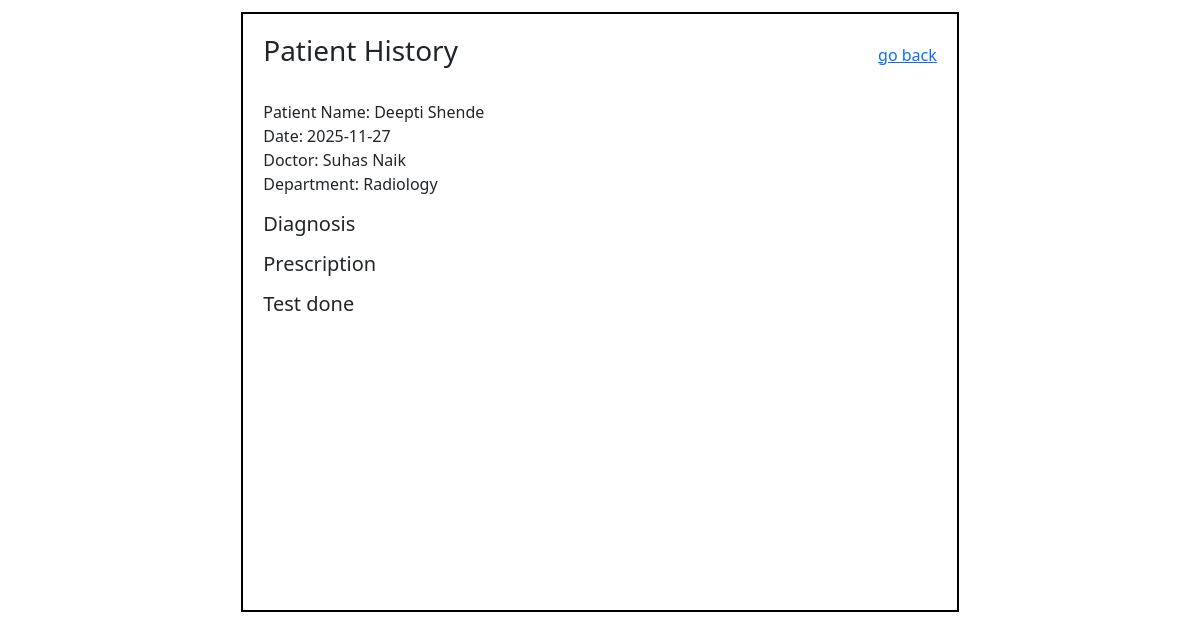
The page /view_patient_history/31 (signed in) on the database as committed earlier.
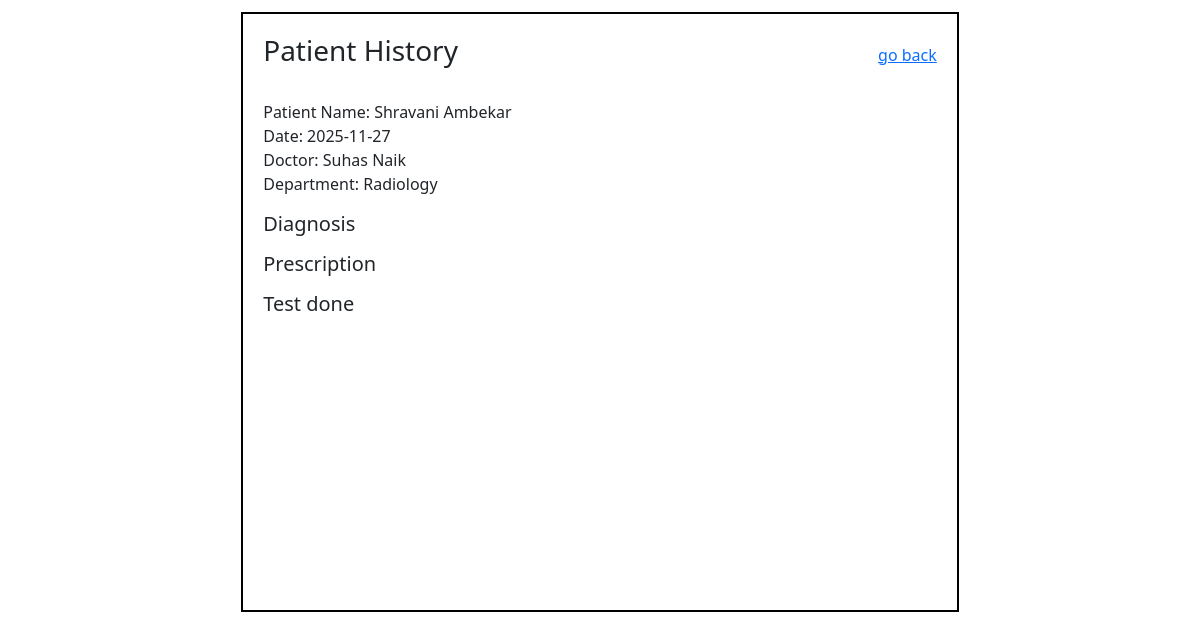
The same page on the database as committed later.
### application/models.py (models this page shows)
class Patient(db.Model):
    __tablename__ = "Patient"
    patient_id = db.Column(db.Integer, primary_key=True)
    name = db.Column(db.String(), nullable=False)
    phone = db.Column(db.String())
    age = db.Column(db.Integer)
    gender = db.Column(db.String())
    email = db.Column(db.String(), unique=True)
    username = db.Column(db.String(), unique=True, nullable=False)
    password = db.Column(db.String(), nullable=False)
    address = db.Column(db.String())
    patient_type = db.Column(db.String(), default='OPD')  # OPD/IPD
    status = db.Column(db.String(), default='Active')
    consultant = db.Column(db.Integer, db.ForeignKey('Doctor.doctor_id'))  #foreignkey
    appointments = db.relationship('Appointment', backref='patient', lazy=True)  # relationship
    treatment = db.relationship('Treatment', backref='patient', lazy=True) #realtionship

### application/controllers.py (the view)
@app.route("/view_patient_history/<int:appoint_id>")
def view_patient_history(appoint_id):
    appoint = Appointment.query.filter_by(appointment_id=appoint_id).first()
    treatment = Treatment.query.filter_by(appointment_id=appoint_id).first()
    viewer = None
    if 'doctor_id' in session:
        viewer = "doctor"
    elif 'patient_id' in session:
        viewer = "patient"
    elif 'admin_id' in session:
        viewer = "admin"
    return render_template('view_ph.html', appoint=appoint, treatment=treatment, viewer=viewer)

### templates/view_ph.html (shortened to what this page needs)
<!DOCTYPE html>
<html lang="en">
    <head>
        <link rel="stylesheet" href="/static/style.css">
        <link href="https://cdn.jsdelivr.net/npm/bootstrap@5.3.8/dist/css/bootstrap.min.css" rel="stylesheet"
>
    </head>
    <body>
        <div id="main">
            <div id="canvas">
                 <div class="d-flex justify-content-between align-items-center">
                        <h3 class="headings">Patient History</h3>
                        {% if session['doctor_id'] %}
                            <a href="/doctor/{{appoint.doctor_id}}">go back</a>
                        {% elif session['admin_id'] %}
                            <a href="/admin_completed_appointments">go back</a>
                        {% elif session['patient_id'] %}
                            <a href="/patient/{{appoint.patient_id}}/past_appointments">go back</a>
                        {% endif %}
                </div> <br>
                <ul class="list-unstyled">
                    <li>Patient Name: {{appoint.patient.name}}</li>
                    <li>Date: {{appoint.date}}</li>
                    <li>Doctor: {{appoint.doctor.name}}</li>
                    <li>Department: {{appoint.doctor.dept.department_name}}</li>
                </ul>
                <h5>Diagnosis</h5>
                <h5>Prescription</h5>
                <h5>Test done</h5>
            </div>
        </div>
    </body>
</html>

Rows that differ between the two databases and show on the page:
changed Patient: patient.name "Deepti Shende" → "Shravani Ambekar"
